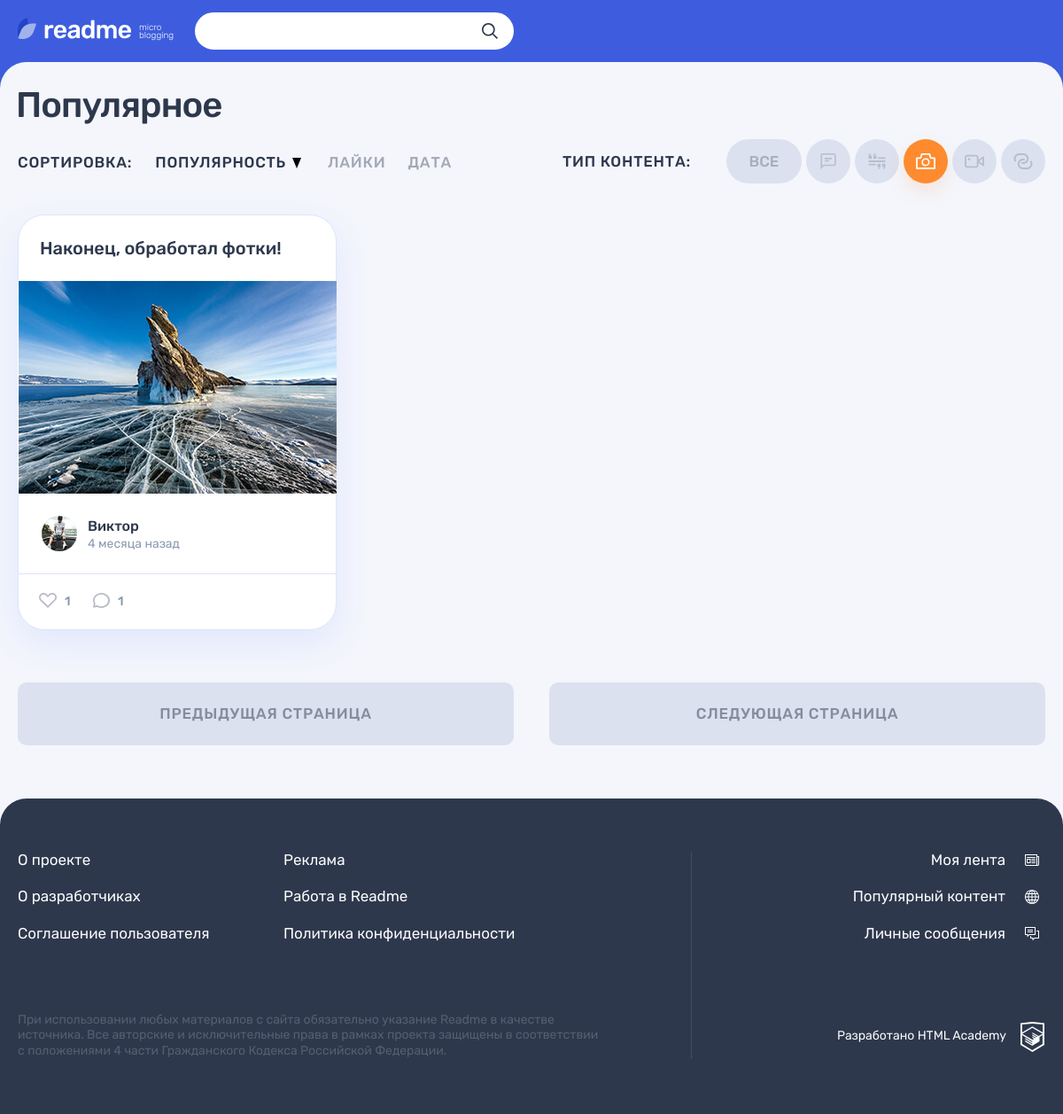
The app's page /popular.php?type_id=3&sort_type=popular&sort_direction=desc&page=1 (signed in) with its own data.
### tables this page shows
CREATE TABLE `types`
(
    `id`         INT UNSIGNED                       NOT NULL AUTO_INCREMENT PRIMARY KEY,
    `title`      VARCHAR(255)                       NOT NULL,
    `icon_url`   VARCHAR(2048)                      NOT NULL,
    `created_at` DATETIME DEFAULT CURRENT_TIMESTAMP NOT NULL,
    `updated_at` DATETIME DEFAULT CURRENT_TIMESTAMP ON UPDATE CURRENT_TIMESTAMP
);

CREATE TABLE `posts`
(
    `id`               INT UNSIGNED                           NOT NULL AUTO_INCREMENT PRIMARY KEY,
    `created_at`       DATETIME     DEFAULT CURRENT_TIMESTAMP NOT NULL,
    `updated_at`       DATETIME     DEFAULT CURRENT_TIMESTAMP ON UPDATE CURRENT_TIMESTAMP,
    `title`            VARCHAR(255)                           NOT NULL,
    `content`          TEXT                                   NULL,
    `author_quote`     VARCHAR(255)                           NULL,  
    `image_url`        VARCHAR(2048)                          NULL,
    `video_url`        VARCHAR(2048)                          NULL,
    `website_url`      VARCHAR(2048)                          NULL,
    `views_count`      INT UNSIGNED DEFAULT 0,                       
    `repost_flag`      BOOL         DEFAULT FALSE,                   
    `original_post_id` INT UNSIGNED,                                 
    `user_id`          INT UNSIGNED                           NOT NULL,
    `type_id`          INT UNSIGNED                           NOT NULL,
    FOREIGN KEY (user_id) REFERENCES users (id),
    FOREIGN KEY (type_id) REFERENCES types (id)
);

CREATE TABLE `users`
(
    `id`         INT UNSIGNED                       NOT NULL AUTO_INCREMENT PRIMARY KEY,
    `email`      VARCHAR(255)                       NOT NULL,
    `login`      VARCHAR(255)                       NOT NULL,
    `password`   VARCHAR(255)                       NOT NULL,
    `avatar_url` VARCHAR(2048)                      NOT NULL,
    `created_at` DATETIME DEFAULT CURRENT_TIMESTAMP NOT NULL,
    `updated_at` DATETIME DEFAULT CURRENT_TIMESTAMP ON UPDATE CURRENT_TIMESTAMP
);

### functions/functions.php (called while the page is built, shortened)
<?php
function includeTemplate($name, array $data = [])
{
    $name = 'templates/' . $name;
    extract($data);
    require $name;
    $result = ob_get_clean();
    return $result;
}
function getNounPluralForm(int $number, string $one, string $two, string $many)
{
    $mod10 = $number % 10;
    switch (true) {
        case ($mod10 >= 2 && $mod10 <= 4):
            return $two;
    }
}
function publicationLife($publishTime)
{
    $differentTime = time() - strtotime($publishTime);
    switch (true) {
        case ($differentTime >= 2419200):
            $differentTime = floor($differentTime / 2419200);
            return "{$differentTime} " .
                getNounPluralForm(
                    $differentTime,
                    'месяц',
                    'месяца',
                    'месяцев'
                ) . " назад";
    }
}
function popularAddClass($pageParams, $sortType)
{
    $popularAddClass = '';
    if (!empty($pageParams['sort_type']) && $pageParams['sort_type'] == $sortType) {
        $popularAddClass .= " sorting__link--active";
    }
    return $popularAddClass;
}
function getPageDefaultParams()
{
    return [
        "type_id" => [0, 1, 2, 3, 4, 5],
        "sort_type" => ["popular", "like", "date"],
        "sort_direction" => ["asc", "desc"]
    ];
}
function popularParams()
{
    $avail_params = getPageDefaultParams();
    $page_params = ["type_id" => 0, "sort_type" => "popular", "sort_direction" => "desc", "page" => 1];
    if (!empty($_GET["type_id"])) {
        $type_id = filter_input(INPUT_GET, "type_id", FILTER_SANITIZE_NUMBER_INT);
        if (in_array($type_id, $avail_params["type_id"])) {
            $page_params["type_id"] = $type_id;
        }
    }
    if (!empty($_GET["sort_type"])) {
        $sort_type = filter_input(INPUT_GET, "sort_type", FILTER_SANITIZE_STRING);
        if (in_array($sort_type, $avail_params["sort_type"])) {
            $page_params["sort_type"] = $sort_type;
        }
    }
    if (!empty($_GET["sort_direction"])) {
        $sort_direction = filter_input(INPUT_GET, "sort_direction", FILTER_SANITIZE_STRING);
        if (in_array($sort_direction, $avail_params["sort_direction"])) {
            $page_params["sort_direction"] = $sort_direction;
        }
    }
    if (!empty($_GET["page"])) {
        $page = filter_input(INPUT_GET, "page", FILTER_SANITIZE_NUMBER_INT);
        $page_params["page"] = $page;
    }
    return $page_params;
}
function modPageParams($pageParams = [], array $modParams = [], $reverseSort = false, $changePage = false)
{
    if (!empty($modParams["sort_type"]) && $pageParams["sort_type"] != $modParams["sort_type"]) {
        $reverseSort = false;
        $pageParams["sort_direction"] = "desc";
    }
    if ($reverseSort) {
        $pageParams['sort_direction'] = ($pageParams['sort_direction'] == 'asc') ? 'desc' : 'asc';
    }
    if ($changePage == false){
        $pageParams['page'] = 1;
    }
    foreach ($modParams as $mod => $value) {
        $pageParams[$mod] = $value;
    }
    return $pageParams;
}
function getModPageQuery($pageParams = [], array $modParams = [], $reverseSort = false, $changePage = false)
{
    $params = modPageParams($pageParams, $modParams, $reverseSort, $changePage);
    return http_build_query($params);
}
function htmlTime($publishTime):string
{
    return 'datetime="' . $publishTime . '" title="' . date('d.m.Y H:i', strtotime($publishTime)) . '"';
}

### sql-connect.php (called while the page is built, shortened)
<?php
function getContentTypes($connect)
{
    $sqlCategory = "SELECT id, title, icon_url FROM types";
    $resultCategory = mysqli_query($connect, $sqlCategory);
    return mysqli_fetch_all($resultCategory, MYSQLI_ASSOC);
}
function getListPosts($connect, $typeId, $sortType, $sortDirection, $offset)
{
    $order = "";
    switch ($sortType) {
        case 'popular':
            $order = " posts.views_count $sortDirection ";
            break;
    }
    $limit = "LIMIT " . QUANTITY_POPULAR_POSTS . " OFFSET $offset";
    $sqlPosts = "SELECT
        posts.id,
        posts.title,
        types.id AS 'type_id',
        types.title AS 'type_title',
        posts.content,
        posts.author_quote,
        posts.image_url,
        posts.video_url,
        posts.website_url,
        posts.created_at,
        users.id AS 'user_id',
        users.login AS 'user_login',
        users.avatar_url AS 'user_avatar_url',
        posts.views_count,
        (SELECT COUNT(likes.user_id) FROM likes WHERE likes.post_id = posts.id) AS 'count_post_likes',
        (SELECT COUNT(comments.id) FROM comments WHERE comments.post_id=posts.id) AS 'count_post_comments'
FROM posts
          INNER JOIN users ON posts.user_id = users.id
          INNER JOIN types ON posts.type_id = types.id
WHERE $typeId > 0 AND types.id = $typeId OR $typeId = 0 AND types.id >= $typeId
ORDER BY " . $order . $limit;
    $resultPosts = mysqli_query($connect, $sqlPosts);
    return mysqli_fetch_all($resultPosts, MYSQLI_ASSOC);
}
function getCountPosts($connect, $typeId, $sortType, $sortDirection)
{
    $sqlPosts = "SELECT posts.id FROM posts
          INNER JOIN types ON posts.type_id = types.id
WHERE $typeId > 0 AND types.id = $typeId OR $typeId = 0 AND types.id >= $typeId";
    $resultPosts = mysqli_query($connect, $sqlPosts);
    return mysqli_affected_rows($connect);
}

### functions/validate-functions.php (called while the page is built, shortened)
<?php
function htmlValidate($text)
{
    return htmlspecialchars($text, ENT_QUOTES | ENT_SUBSTITUTE, 'UTF-8');
}

### templates/popular-page.php (the view, shortened to what this page needs)
<section class="page__main page__main--popular">
    <div class="container">
        <h1 class="page__title page__title--popular">Популярное</h1>
    </div>
    <div class="popular container">
        <div class="popular__filters-wrapper">
            <div class="popular__sorting sorting">
                <b class="popular__sorting-caption sorting__caption">Сортировка:</b>
                <ul class="popular__sorting-list sorting__list">
                    <li class="sorting__item sorting__item--popular">
                        <a class="sorting__link<?= popularAddClass($pageParams, 'popular'); ?>"
                           href="/popular.php?<?= getModPageQuery($pageParams, ["sort_type" => "popular"], true); ?>">
                            <span>Популярность</span>
                            <svg class="sorting__icon" width="10" height="12">
                                <use xlink:href="#icon-sort"></use>
                            </svg>
                        </a>
                    </li>
                    <li class="sorting__item">
                        <a class="sorting__link<?= popularAddClass($pageParams, 'like'); ?>"
                           href="/popular.php?<?= getModPageQuery($pageParams, ["sort_type" => "like"], true); ?>">
                            <span>Лайки</span>
                        </a>
                    </li>
                    <li class="sorting__item">
                        <a class="sorting__link<?= popularAddClass($pageParams, 'date'); ?>"
                           href="/popular.php?<?= getModPageQuery($pageParams, ["sort_type" => "date"], true); ?>">
                            <span>Дата</span>
                        </a>
                    </li>
                </ul>
            </div>
            <div class="popular__filters filters">
                <b class="popular__filters-caption filters__caption">Тип контента:</b>
                <ul class="popular__filters-list filters__list">
                    <li class="popular__filters-item popular__filters-item--all filters__item filters__item--all">
                        <a class="filters__button filters__button--ellipse filters__button--all
                        <?= $pageParams["type_id"] == 0 ? "filters__button--active" : "" ?>"
                           href="/popular.php">
                            <span>Все</span>
                        </a>
                    </li>
                    <?php foreach ($types as $type): ?>
                        <li class="popular__filters-item filters__item">
                            <a class="filters__button filters__button--<?= $type['title'] ?> button
                            <?= (isset($type['id']) && $pageParams["type_id"] == $type['id']) ? "filters__button--active" : "" ?>"
                               href="/popular.php?<?= getModPageQuery(
                                   $pageParams,
                                   [
                                       "type_id" => $type["id"],
                                       "sort_type" => "popular"
                                   ]
                               ); ?>">
                                <svg class="filters__icon" width="22" height="18">
                                    <use xlink:href="#<?= $type['icon_url'] ?>"></use>
                                </svg>
                            </a>
                        </li>
                    <?php endforeach; ?>
                </ul>
            </div>
        </div>
        <div class="popular__posts">
            <?php foreach ($posts as $post): ?>
                <article class="popular__post post post-<?= $post['type_title'] ?>">
                    <header class="post__header">
                        <h2>
                            <a href="/post.php?id=<?= $post['id'] ?>">
                                <?= htmlValidate($post['title']) ?>
                            </a>
                        </h2>
                    </header>
                    <div class="post__main">
                        <?= includeTemplate("forms-posts/" . $post['type_title'] . "-post.php", ['post' => $post]); ?>
                    </div>
                    <footer class="post__footer">
                        <div class="post__author">
                            <a class="post__author-link" href="/profile.php?id=<?= $post['user_id'] ?>" title="Автор">
                                <div class="post__avatar-wrapper">
                                    <img class="post__author-avatar"
                                         src="img/<?= htmlValidate($post['user_avatar_url']) ?>"
                                         alt="Аватар пользователя">
                                </div>
                                <div class="post__info">
                                    <b class="post__author-name"><?= strip_tags(
                                            $post['user_login']
                                        ) ?></b>
                                    <time class="post__time" <?= htmlTime($post['created_at']) ?>>
                                        <?= publicationLife($post['created_at']) ?>
                                    </time>
                                </div>
                            </a>
                        </div>
                        <div class="post__indicators">
                            <div class="post__buttons">
                                <a class="post__indicator post__indicator--likes button" href="#" title="Лайк">
                                    <svg class="post__indicator-icon" width="20" height="17">
                                        <use xlink:href="#icon-heart"></use>
                                    </svg>
                                    <span><?= $post['count_post_likes'] ?></span>
                                </a>
                                <a class="post__indicator post__indicator--comments button"
                                   href="/post.php?id=<?= $post['id'] ?>"
                                   title="Комментарии">
                                    <svg class="post__indicator-icon" width="19" height="17">
                                        <use xlink:href="#icon-comment"></use>
                                    </svg>
                                    <span><?= $post['count_post_comments'] ?></span>
                                </a>
                            </div>
                        </div>
                    </footer>
                </article>
            <?php endforeach ?>
        </div>
        <div class="popular__page-links">
            <? if ($pageParams['page'] - 1 <= 0): ?>
                <span class="popular__page-link popular__page-link--prev button--gray">Предыдущая страница</span>
            <? else: ?>
                <a class="popular__page-link popular__page-link--prev button button--gray"
                   href="/popular.php?<?= getModPageQuery($pageParams, ["page" => $pageParams['page'] - 1],false,true); ?>">
                    Предыдущая страница</a>
            <? endif; ?>
            <? if ($pageParams['page'] + 1 > ($countPosts / QUANTITY_POPULAR_POSTS)): ?>
                <span class="popular__page-link popular__page-link--prev button--gray">Следующая страница</span>
            <? else: ?>
                <a class="popular__page-link popular__page-link--next button button--gray"
                   href="/popular.php?<?= getModPageQuery($pageParams, ["page" => $pageParams['page'] + 1],false,true); ?>">
                    Следующая страница</a>
            <? endif; ?>
        </div>
    </div>
</section>

### templates/forms-posts/photo-post.php
<div class="post-photo__image-wrapper">
    <img src="img/<?= htmlValidate($post['image_url']) ?>"
         alt="Фото от пользователя" width="360" height="240">
</div>

### records on screen
posts: title "Наконец, обработал фотки!", image_url (picture), user.avatar_url (picture), user.login "Виктор", created_at "4 месяца назад", count_post_likes "1", count_post_comments "1"
